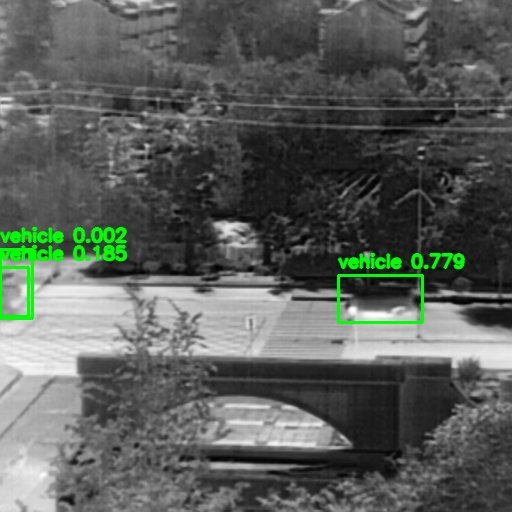
#> input picture AVIID_yolov9-ours6/pred_images/000022_ir_55209da9_pred.jpg, 512 x 512 px; its folder holds only this picture in this run
$ python -i utils.py   (imports and definitions only)
#> lines starting #> are read from the running program, lines starting #| are printed output that depends on the picture
"""
通用工具函数：图像加载、显示、保存
"""

import os
import time
from pathlib import Path
import cv2
import numpy as np
from PyQt5.QtGui import QPixmap, QImage
from PyQt5.QtCore import Qt


IMAGE_EXTENSIONS = (".jpg", ".jpeg", ".png", ".bmp", ".tif", ".tiff")


# [248 lines left out: functions load_image, load_image_gray, numpy_to_qpixmap, show_image_on_label, save_image, ensure_uint8_rgb and 7 more, not called in this run]


def rgb_to_ir_pseudo(rgb_image):
    """
    将 RGB 图像转为伪红外效果（占位算法用）
    使用灰度 + 热力图颜色映射模拟红外效果
    """
    gray = cv2.cvtColor(rgb_image, cv2.COLOR_RGB2GRAY)
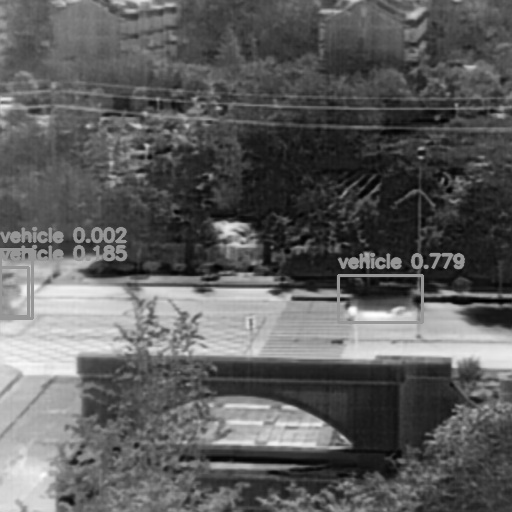
#> gray: shape (512, 512); min 0, max 255, mean 93.1
    # 直方图均衡化增强对比度
    gray_eq = cv2.equalizeHist(gray)
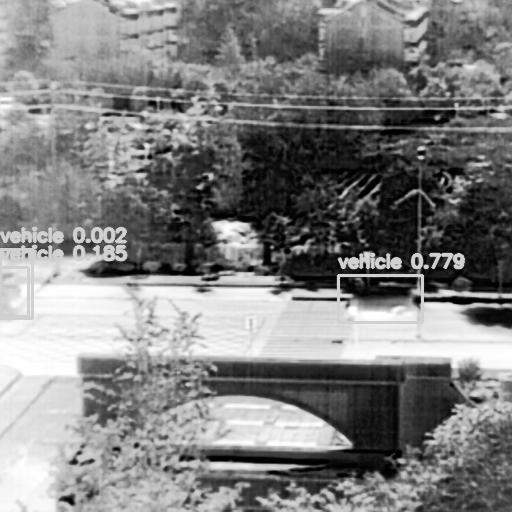
#> gray_eq: shape (512, 512); min 0, max 255, mean 128.3
    # 高斯模糊模拟红外热扩散
    gray_blur = cv2.GaussianBlur(gray_eq, (5, 5), 0)
    # 应用热力图颜色映射
    ir_pseudo = cv2.applyColorMap(gray_blur, cv2.COLORMAP_INFERNO)
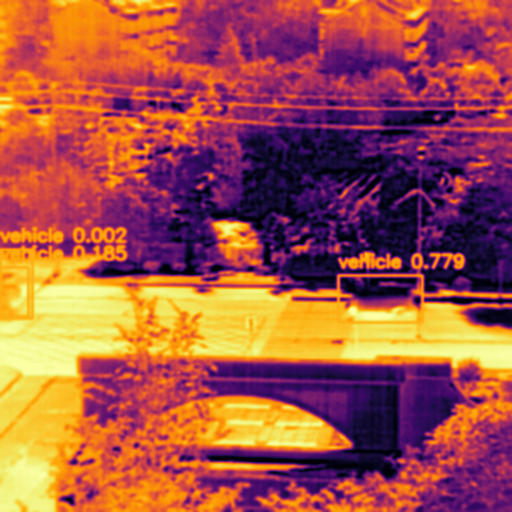
#> ir_pseudo: shape (512, 512, 3); mean B, G, R 71.9, 83.4, 163.4
    ir_rgb = cv2.cvtColor(ir_pseudo, cv2.COLOR_BGR2RGB)
    return ir_rgb

>>> import cv2
>>> picture = cv2.cvtColor(cv2.imread('../../AVIID_yolov9-ours6/pred_images/000022_ir_55209da9_pred.jpg'), cv2.COLOR_BGR2RGB)
>>> result = rgb_to_ir_pseudo(picture)

$ run again, on AVIID_yolov9-ours6/pred_images/000090_ir_be3c8183_pred.jpg
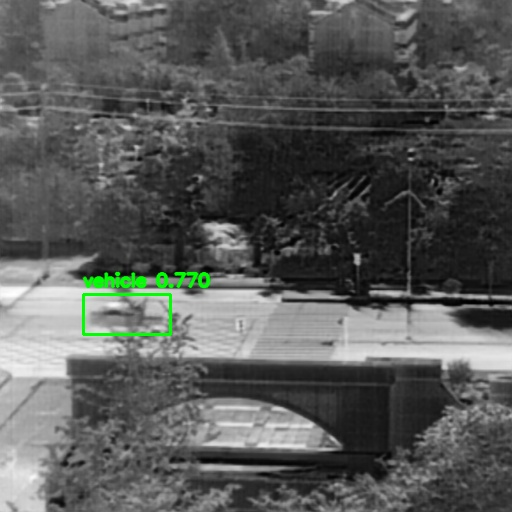
#> input picture AVIID_yolov9-ours6/pred_images/000090_ir_be3c8183_pred.jpg, 512 x 512 px
#> in rgb_to_ir_pseudo, `gray_eq = cv2.equalizeHist(gray)`:
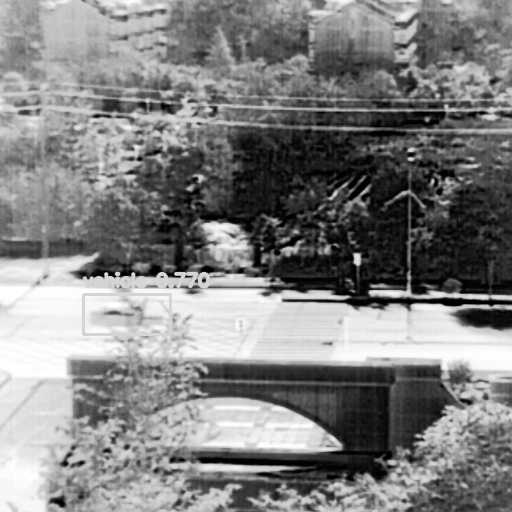
#> gray_eq: shape (512, 512); min 0, max 255, mean 128.3
#> in rgb_to_ir_pseudo, `ir_pseudo = cv2.applyColorMap(gray_blur, cv2.COLORMAP_INFERNO)`:
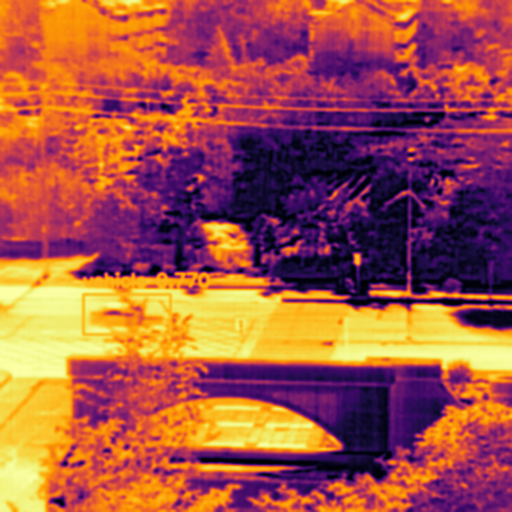
#> ir_pseudo: shape (512, 512, 3); mean B, G, R 71.7, 83.6, 163.2
